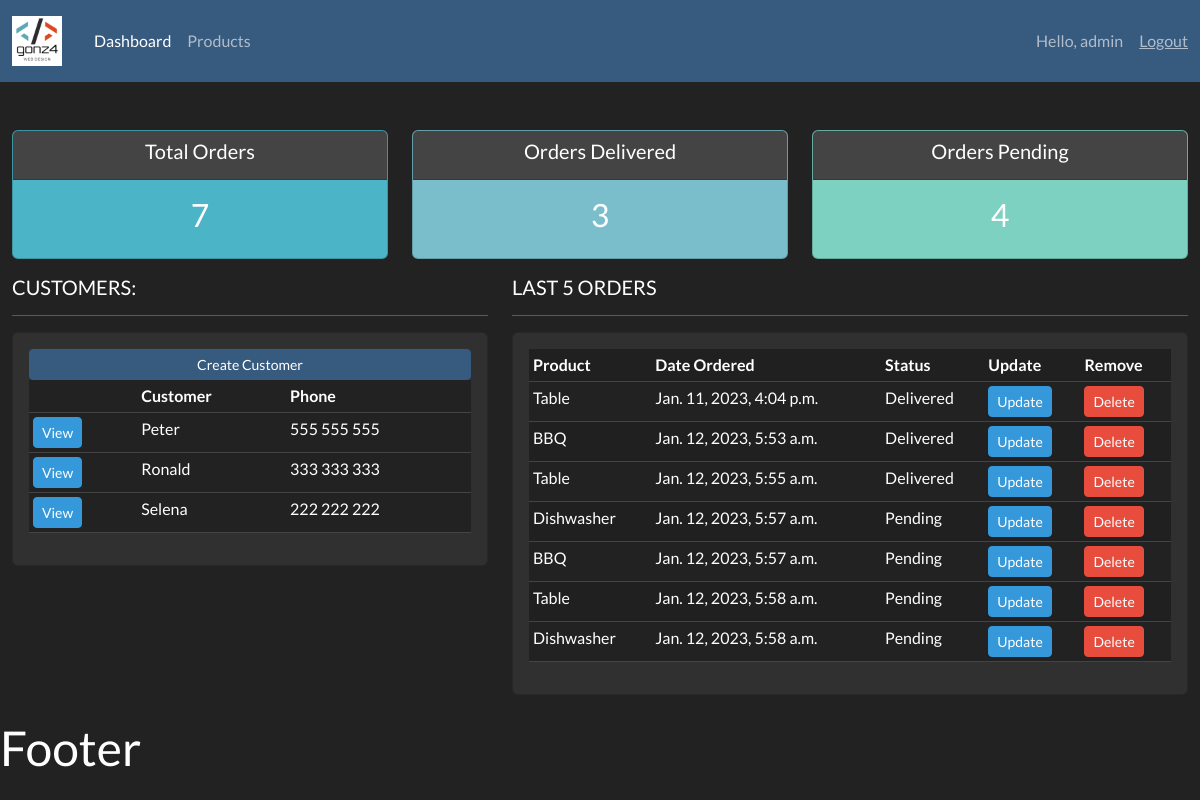
The app's page / (signed in) with its own data.
### accounts/models.py (models this page shows, shortened)
class Customer(models.Model):
	name = models.CharField(max_length=200, null=True)
	phone = models.CharField(max_length=200, null=True)
	email = models.CharField(max_length=200, null=True)
	date_created = models.DateTimeField(auto_now_add=True, null=True)

class Order(models.Model):
	STATUS = (
			('Pending', 'Pending'),
			('Out for delivery', 'Out for delivery'),
			('Delivered', 'Delivered'),
			)
	customer = models.ForeignKey(Customer, null=True, on_delete= models.SET_NULL)
	product = models.ForeignKey(Product, null=True, on_delete= models.SET_NULL)
	date_created = models.DateTimeField(auto_now_add=True, null=True)
	status = models.CharField(max_length=200, null=True, choices=STATUS)

class Product(models.Model):
	CATEGORY = (
			('Indoor', 'Indoor'),
			('Out Door', 'Out Door'),
			)
	name = models.CharField(max_length=200, null=True)
	price = models.FloatField(null=True)
	category = models.CharField(max_length=200, null=True, choices=CATEGORY)
	description = models.CharField(max_length=200, null=True, blank=True)
	date_created = models.DateTimeField(auto_now_add=True, null=True)
	tags = models.ManyToManyField(Tag)
	def __str__(self):
		return self.name

### accounts/views.py (the view)
# urls.py: path('', views.home, name="home"),
@login_required(login_url='login')
def home(request):
	orders = Order.objects.all()
	customers = Customer.objects.all()
	total_customers = customers.count()
	total_orders = orders.count()
	delivered = orders.filter(status='Delivered').count()
	pending = orders.filter(status='Pending').count()
	context = {'orders':orders, 'customers':customers,
	'total_orders':total_orders,'delivered':delivered,
	'pending':pending }
	return render(request, 'accounts/dashboard.html', context)

### accounts/templates/accounts/dashboard.html
{% extends 'accounts/main.html' %} {% block content %}
<br />
{% include 'accounts/status.html' %}
<div class="row">
  <div class="col-md-5">
    <h5>CUSTOMERS:</h5>
    <hr />
    <div class="card card-body">
      <a class="btn btn-primary btn-sm btn-block" href="">Create Customer</a>
      <table class="table table-sm">
        <tr>
          <th></th>
          <th>Customer</th>
          <th>Phone</th>
        </tr>
        {% for customer in customers %}
        <tr>
          <td>
            <a
              class="btn btn-sm btn-info"
              href="{% url 'customer' customer.id %}"
              >View</a
            >
          </td>
          <td>{{customer.name}}</td>
          <td>{{customer.phone}}</td>
        </tr>
        {% endfor %}
      </table>
    </div>
  </div>
  <div class="col-md-7">
    <h5>LAST 5 ORDERS</h5>
    <hr />
    <div class="card card-body">
      <div class="table-responsive">
        <table class="table table-sm table-striped">
          <tr>
            <th>Product</th>
            <th>Date Ordered</th>
            <th>Status</th>
            <th>Update</th>
            <th>Remove</th>
          </tr>
          {% for order in orders %}
          <tr>
            <td>{{order.product}}</td>
            <td>{{order.date_created}}</td>
            <td>{{order.status}}</td>
            <td>
              <a
                class="btn btn-sm btn-info"
                href="{% url 'update_order' order.id %}"
                >Update</a
              >
            </td>
            <td>
              <a
                class="btn btn-sm btn-danger"
                href="{% url 'delete_order' order.id %}"
                >Delete</a
              >
            </td>
          </tr>
          {% endfor %}
        </table>
      </div>
    </div>
  </div>
</div>
{% endblock %}

### accounts/templates/accounts/navbar.html (shortened to what this page needs)
{% load static %}
<nav class="navbar navbar-dark bg-primary navbar-expand-lg">
  <div class="container-fluid">
    <img
      src="{% static 'images/logo.png' %}"
      class="img-fluid me-4"
      style="width: 50px"
      alt="Logo image"
    />
    <div class="collapse navbar-collapse" id="navbarNavAltMarkup">
      <ul class="navbar-nav me-auto mb-2 mb-lg-0">
        <li class="nav-item">
          <a class="nav-link active" aria-current="page" href="{% url 'home' %}"
          >Dashboard</a>
        </li>
        <li class="nav-item">
          <a class="nav-link" href="{% url 'products' %}">Products</a>
        </li>
      </ul>
      <span class="navbar-text me-3">
        Hello, {{request.user}}
      </span>
      <span><a class="navbar-text" href="{% url 'logout' %}">Logout</a></span>
  </div>
</nav>

### records on screen
Customer: name "Peter", phone "555 555 555"
Customer: name "Ronald", phone "333 333 333"
Customer: name "Selena", phone "222 222 222"
Order: product "Table", date_created "Jan. 11, 2023, 4:04 p.m.", status "Delivered"
Order: product "BBQ", date_created "Jan. 12, 2023, 5:53 a.m.", status "Delivered"
Order: product "Table", date_created "Jan. 12, 2023, 5:55 a.m.", status "Delivered"
Order: product "Dishwasher", date_created "Jan. 12, 2023, 5:57 a.m.", status "Pending"
Order: product "BBQ", date_created "Jan. 12, 2023, 5:57 a.m.", status "Pending"
Order: product "Table", date_created "Jan. 12, 2023, 5:58 a.m.", status "Pending"
Order: product "Dishwasher", date_created "Jan. 12, 2023, 5:58 a.m.", status "Pending"

### other values on screen
{{ request.user }} "admin"
{{ total_orders }} "7"
{{ delivered }} "3"
{{ pending }} "4"
